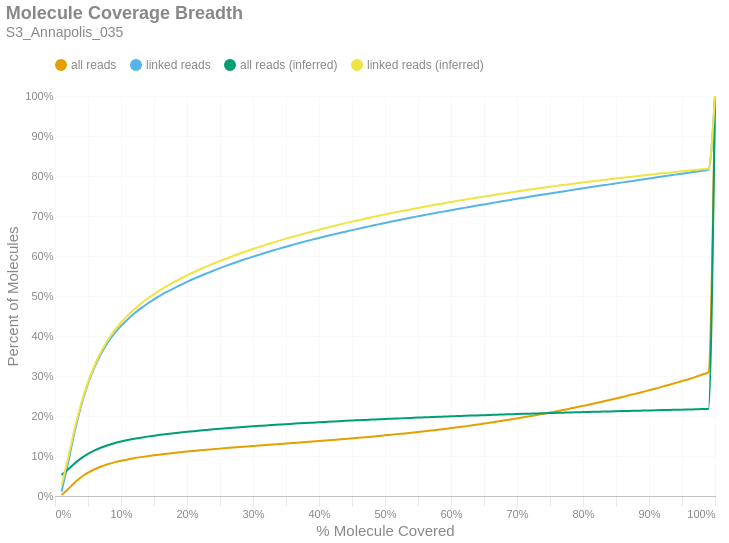

The notebook cell saved with this chart:
### Markdown cell above
### Molecule Read Coverage
This chart shows molecule coverage breadth as computed by the number of bases aligned to that molecule. In other words, "*how much of each unique long molecule is actually sequenced/aligned?*" Keep in mind there is a distinction between sequences and alignments, since some sequences belonging to a particular molecule may not align well and wouldn't appear in the alignment data. This chart also shows molecule coverage breadth as computed by the *inferred fragment* from which the aligned sequences originate. Unlike read coverage, this calculation takes into account the total insert size, including unsequenced gaps between the forward and reverse reads. Like the previous figures, these are cumulative percents.

### Code cell
if SKIPLR:
    print_html(f"Skipped")
else:
    binned_df = consolidated_hist(valids['coverage_bp'], mask, 0.01, True)
    binned_df_inf = consolidated_hist(valids['coverage_inserts'], mask, 0.01, True)
    binned_df = binned_df.with_columns(pl.lit(binned_df_inf['all reads (cumsum)']).alias('all reads (inferred)'))
    binned_df = binned_df.with_columns(pl.lit(binned_df_inf['linked reads (cumsum)']).alias('linked reads (inferred)'))
    binned_df = binned_df.with_columns(
        (pl.col('bin').cast(pl.Float64) + 0.01).alias('right_edge')
    )

    with SafeRender(binned_df):
        (
            density_plot(binned_df, 'Molecule Coverage Breadth', samplename, 'molcov', ['all reads (inferred)','linked reads (inferred)'])
            .encode(
                #x=alt.X('bin:Q', title="% Molecule Covered").axis(format = '%').scale(padding=0),
                x=alt.X('right_edge:Q', title="% Molecule Covered").axis(format='%').scale(padding=0),
                y=alt.Y('value:Q', title='Percent of Molecules')
                    .axis(format='%')
                    .stack(False)
                    .scale(domainMin=0, padding=0),
                color=alt.Color("key:N").scale(domain = ["all reads", "linked reads", "all reads (inferred)", "linked reads (inferred)"]),
                tooltip = [
                    alt.Tooltip("key:N", title = "Data Type"),
                    alt.Tooltip("range_label:N", title="% Molecule Covered"),
                    alt.Tooltip("value:Q", format = ".2%", title="% Molecules")
                ]
            )
        ).display()

### Figure 1 — Vega-Lite specification as saved in the notebook (floating-point values rounded to 4 significant figures)
{"width": "container", "height": 400, "config": {"title": {"anchor": "start", "dy": -15, "fontSize": 18, "color": "#888888", "subtitleColor": "#888888", "subtitleFontSize": 14}, "arc": {"fill": "#0072B2"}, "axis": {"domainColor": "#888888", "domainWidth": 0.5, "gridWidth": 0.2, "grid": false, "titleFontWeight": 400, "titleFontSize": 15, "labelFontSize": 11, "labelColor": "#888888", "tickColor": "#888888", "tickWidth": 0.2, "titleColor": "#888888"}, "axisBand": {"grid": false}, "axisX": {"grid": true, "tickSize": 10, "domainCap": "round"}, "axisY": {"domain": false, "grid": true, "tickSize": 0, "domainCap": "round"}, "background": "transparent", "header": {"labelFontSize": 15, "labelColor": "#888888", "titleFontSize": 15, "titleFontWeight": 600, "titleColor": "#888888"}, "legend": {"labelFont": "sans-serif", "labelFontSize": 12, "labelColor": "#888888", "symbolSize": 100, "symbolType": "circle", "titleFontSize": 12, "titlePadding": 10, "titleColor": "#888888", "title": null, "orient": "top"}, "range": {"category": ["#E69F00", "#56B4E9", "#009E73", "#F0E442", "#0072B2", "#D55E00", "#CC79A7", "#000000"], "diverging": ["#cfe8f3", "#a2d4ec", "#73bfe2", "#46abdb", "#1696d2", "#12719e"]}, "area": {"fill": "#0072B2", "fillOpacity": 0.7, "line": true, "strokeOpacity": 0.7}, "line": {"color": "#0072B2", "stroke": "#0072B2", "strokeWidth": 2}, "trail": {"color": "#0072B2", "stroke": "#0072B2", "strokeWidth": 0, "size": 1}, "point": {"filled": true, "fillOpacity": 1.0, "size": 95}, "text": {"color": "#888888", "fontSize": 11, "align": "right", "fontWeight": 400, "size": 11}, "bar": {"fill": "#0072B2", "stroke": null}, "view": {"stroke": null, "continuousWidth": 660, "continuousHeight": 400}}, "data": {"name": "data-819b222e89867ab93480bd00763e1376"}, "mark": {"type": "line", "interpolate": "monotone", "point": {"opacity": 0, "size": 275}}, "encoding": {"color": {"field": "key", "scale": {"domain": ["all reads", "linked reads", "all reads (inferred)", "linked reads (inferred)"]}, "type": "nominal"}, "tooltip": [{"field": "key", "title": "Data Type", "type": "nominal"}, {"field": "range_label", "title": "% Molecule Covered", "type": "nominal"}, {"field": "value", "format": ".2%", "title": "% Molecules", "type": "quantitative"}], "x": {"axis": {"format": "%"}, "field": "right_edge", "scale": {"padding": 0}, "title": "% Molecule Covered", "type": "quantitative"}, "y": {"axis": {"format": "%"}, "field": "value", "scale": {"domainMin": 0, "padding": 0}, "stack": false, "title": "Percent of Molecules", "type": "quantitative"}}, "params": [{"name": "param_c36ac31b6afebe62", "select": {"type": "point", "fields": ["key"]}, "bind": "legend"}], "title": {"text": "Molecule Coverage Breadth", "subtitle": "S3_Annapolis_035"}, "transform": [{"fold": ["all reads (cumsum)", "linked reads (cumsum)", "all reads (inferred)", "linked reads (inferred)"]}, {"calculate": "replace(datum.key, ' (cumsum)', '')", "as": "key"}, {"filter": {"param": "param_c36ac31b6afebe62"}}], "usermeta": {"embedOptions": {"downloadFileName": "S3_Annapolis_035.molcov"}}, "$schema": "https://vega.github.io/schema/vega-lite/v6.1.0.json", "datasets": {"data-819b222e89867ab93480bd00763e1376": [{"bin": "0.0", "interval": "0.0-0.01", "all reads": 0.002534, "linked reads": 0.01146, "all reads (cumsum)": 0.002534, "linked reads (cumsum)": 0.01146, "range_label": "0.0-0.01", "all reads (inferred)": 0.05232, "linked reads (inferred)": 0.02693, "right_edge": 0.01}, {"bin": "0.01", "interval": "0.01-0.02", "all reads": 0.01507, "linked reads": 0.07264, "all reads (cumsum)": 0.01761, "linked reads (cumsum)": 0.08409, "range_label": "0.01-0.02", "all reads (inferred)": 0.06668, "linked reads (inferred)": 0.09641, "right_edge": 0.02}, {"bin": "0.02", "interval": "0.02-0.03", "all reads": 0.01614, "linked reads": 0.07814, "all reads (cumsum)": 0.03374, "linked reads (cumsum)": 0.1622, "range_label": "0.02-0.03", "all reads (inferred)": 0.08184, "linked reads (inferred)": 0.1701, "right_edge": 0.03}, {"bin": "0.03", "interval": "0.03-0.04", "all reads": 0.01359, "linked reads": 0.06587, "all reads (cumsum)": 0.04733, "linked reads (cumsum)": 0.2281, "range_label": "0.03-0.04", "all reads (inferred)": 0.0948, "linked reads (inferred)": 0.2332, "right_edge": 0.04}, {"bin": "0.04", "interval": "0.04-0.05", "all reads": 0.01086, "linked reads": 0.05266, "all reads (cumsum)": 0.05819, "linked reads (cumsum)": 0.2808, "range_label": "0.04-0.05", "all reads (inferred)": 0.1054, "linked reads (inferred)": 0.2848, "right_edge": 0.05}, {"bin": "0.05", "interval": "0.05-0.06", "all reads": 0.008692, "linked reads": 0.04213, "all reads (cumsum)": 0.06688, "linked reads (cumsum)": 0.3229, "range_label": "0.05-0.06", "all reads (inferred)": 0.1141, "linked reads (inferred)": 0.3268, "right_edge": 0.06}, {"bin": "0.06", "interval": "0.06-0.07", "all reads": 0.006911, "linked reads": 0.0335, "all reads (cumsum)": 0.07379, "linked reads (cumsum)": 0.3564, "range_label": "0.06-0.07", "all reads (inferred)": 0.1211, "linked reads (inferred)": 0.3612, "right_edge": 0.07}, {"bin": "0.07", "interval": "0.07-0.08", "all reads": 0.005697, "linked reads": 0.02755, "all reads (cumsum)": 0.07949, "linked reads (cumsum)": 0.3839, "range_label": "0.07-0.08", "all reads (inferred)": 0.127, "linked reads (inferred)": 0.3894, "right_edge": 0.08}, {"bin": "0.08", "interval": "0.08-0.09", "all reads": 0.004647, "linked reads": 0.02243, "all reads (cumsum)": 0.08414, "linked reads (cumsum)": 0.4064, "range_label": "0.08-0.09", "all reads (inferred)": 0.1319, "linked reads (inferred)": 0.4132, "right_edge": 0.09}, {"bin": "0.09", "interval": "0.09-0.1", "all reads": 0.003941, "linked reads": 0.01898, "all reads (cumsum)": 0.08808, "linked reads (cumsum)": 0.4254, "range_label": "0.09-0.1", "all reads (inferred)": 0.1361, "linked reads (inferred)": 0.4337, "right_edge": 0.1}, {"bin": "0.1", "interval": "0.1-0.11", "all reads": 0.003368, "linked reads": 0.01616, "all reads (cumsum)": 0.09144, "linked reads (cumsum)": 0.4415, "range_label": "0.1-0.11", "all reads (inferred)": 0.1397, "linked reads (inferred)": 0.4514, "right_edge": 0.11}, {"bin": "0.11", "interval": "0.11-0.12", "all reads": 0.003039, "linked reads": 0.0146, "all reads (cumsum)": 0.09448, "linked reads (cumsum)": 0.4561, "range_label": "0.11-0.12", "all reads (inferred)": 0.1429, "linked reads (inferred)": 0.4669, "right_edge": 0.12}, {"bin": "0.12", "interval": "0.12-0.13", "all reads": 0.00269, "linked reads": 0.01292, "all reads (cumsum)": 0.09717, "linked reads (cumsum)": 0.469, "range_label": "0.12-0.13", "all reads (inferred)": 0.1458, "linked reads (inferred)": 0.4808, "right_edge": 0.13}, {"bin": "0.13", "interval": "0.13-0.14", "all reads": 0.002433, "linked reads": 0.01166, "all reads (cumsum)": 0.09961, "linked reads (cumsum)": 0.4807, "range_label": "0.13-0.14", "all reads (inferred)": 0.1484, "linked reads (inferred)": 0.4933, "right_edge": 0.14}, {"bin": "0.14", "interval": "0.14-0.15", "all reads": 0.002278, "linked reads": 0.01087, "all reads (cumsum)": 0.1019, "linked reads (cumsum)": 0.4916, "range_label": "0.14-0.15", "all reads (inferred)": 0.1508, "linked reads (inferred)": 0.5045, "right_edge": 0.15}, {"bin": "0.15", "interval": "0.15-0.16", "all reads": 0.00209, "linked reads": 0.009963, "all reads (cumsum)": 0.104, "linked reads (cumsum)": 0.5015, "range_label": "0.15-0.16", "all reads (inferred)": 0.153, "linked reads (inferred)": 0.5152, "right_edge": 0.16}, {"bin": "0.16", "interval": "0.16-0.17", "all reads": 0.001943, "linked reads": 0.009234, "all reads (cumsum)": 0.1059, "linked reads (cumsum)": 0.5108, "range_label": "0.16-0.17", "all reads (inferred)": 0.155, "linked reads (inferred)": 0.5251, "right_edge": 0.17}, {"bin": "0.17", "interval": "0.17-0.18", "all reads": 0.001806, "linked reads": 0.008556, "all reads (cumsum)": 0.1077, "linked reads (cumsum)": 0.5193, "range_label": "0.17-0.18", "all reads (inferred)": 0.157, "linked reads (inferred)": 0.5344, "right_edge": 0.18}, {"bin": "0.18", "interval": "0.18-0.19", "all reads": 0.001715, "linked reads": 0.008144, "all reads (cumsum)": 0.1094, "linked reads (cumsum)": 0.5275, "range_label": "0.18-0.19", "all reads (inferred)": 0.1588, "linked reads (inferred)": 0.5431, "right_edge": 0.19}, {"bin": "0.19", "interval": "0.19-0.2", "all reads": 0.001693, "linked reads": 0.007993, "all reads (cumsum)": 0.1111, "linked reads (cumsum)": 0.5355, "range_label": "0.19-0.2", "all reads (inferred)": 0.1605, "linked reads (inferred)": 0.5514, "right_edge": 0.2}, {"bin": "0.2", "interval": "0.2-0.21", "all reads": 0.001571, "linked reads": 0.007391, "all reads (cumsum)": 0.1127, "linked reads (cumsum)": 0.5428, "range_label": "0.2-0.21", "all reads (inferred)": 0.1622, "linked reads (inferred)": 0.5594, "right_edge": 0.21}, {"bin": "0.21", "interval": "0.21-0.22", "all reads": 0.001526, "linked reads": 0.007169, "all reads (cumsum)": 0.1142, "linked reads (cumsum)": 0.55, "range_label": "0.21-0.22", "all reads (inferred)": 0.1637, "linked reads (inferred)": 0.5669, "right_edge": 0.22}, {"bin": "0.22", "interval": "0.22-0.23", "all reads": 0.00143, "linked reads": 0.006716, "all reads (cumsum)": 0.1157, "linked reads (cumsum)": 0.5567, "range_label": "0.22-0.23", "all reads (inferred)": 0.1652, "linked reads (inferred)": 0.5739, "right_edge": 0.23}, {"bin": "0.23", "interval": "0.23-0.24", "all reads": 0.001399, "linked reads": 0.006516, "all reads (cumsum)": 0.1171, "linked reads (cumsum)": 0.5632, "range_label": "0.23-0.24", "all reads (inferred)": 0.1666, "linked reads (inferred)": 0.5808, "right_edge": 0.24}, {"bin": "0.24", "interval": "0.24-0.25", "all reads": 0.001383, "linked reads": 0.006396, "all reads (cumsum)": 0.1184, "linked reads (cumsum)": 0.5696, "range_label": "0.24-0.25", "all reads (inferred)": 0.168, "linked reads (inferred)": 0.5874, "right_edge": 0.25}, {"bin": "0.25", "interval": "0.25-0.26", "all reads": 0.001331, "linked reads": 0.006146, "all reads (cumsum)": 0.1198, "linked reads (cumsum)": 0.5758, "range_label": "0.25-0.26", "all reads (inferred)": 0.1693, "linked reads (inferred)": 0.5939, "right_edge": 0.26}, {"bin": "0.26", "interval": "0.26-0.27", "all reads": 0.001301, "linked reads": 0.005974, "all reads (cumsum)": 0.1211, "linked reads (cumsum)": 0.5818, "range_label": "0.26-0.27", "all reads (inferred)": 0.1706, "linked reads (inferred)": 0.6001, "right_edge": 0.27}, {"bin": "0.27", "interval": "0.27-0.28", "all reads": 0.001274, "linked reads": 0.005766, "all reads (cumsum)": 0.1223, "linked reads (cumsum)": 0.5875, "range_label": "0.27-0.28", "all reads (inferred)": 0.1719, "linked reads (inferred)": 0.6061, "right_edge": 0.28}, {"bin": "0.28", "interval": "0.28-0.29", "all reads": 0.00122, "linked reads": 0.00541, "all reads (cumsum)": 0.1236, "linked reads (cumsum)": 0.5929, "range_label": "0.28-0.29", "all reads (inferred)": 0.1731, "linked reads (inferred)": 0.612, "right_edge": 0.29}, {"bin": "0.29", "interval": "0.29-0.3", "all reads": 0.001249, "linked reads": 0.005419, "all reads (cumsum)": 0.1248, "linked reads (cumsum)": 0.5984, "range_label": "0.29-0.3", "all reads (inferred)": 0.1743, "linked reads (inferred)": 0.6177, "right_edge": 0.3}, {"bin": "0.3", "interval": "0.3-0.31", "all reads": 0.00122, "linked reads": 0.005137, "all reads (cumsum)": 0.126, "linked reads (cumsum)": 0.6035, "range_label": "0.3-0.31", "all reads (inferred)": 0.1754, "linked reads (inferred)": 0.623, "right_edge": 0.31}, {"bin": "0.31", "interval": "0.31-0.32", "all reads": 0.001263, "linked reads": 0.005213, "all reads (cumsum)": 0.1273, "linked reads (cumsum)": 0.6087, "range_label": "0.31-0.32", "all reads (inferred)": 0.1765, "linked reads (inferred)": 0.6284, "right_edge": 0.32}, {"bin": "0.32", "interval": "0.32-0.33", "all reads": 0.001232, "linked reads": 0.004943, "all reads (cumsum)": 0.1285, "linked reads (cumsum)": 0.6137, "range_label": "0.32-0.33", "all reads (inferred)": 0.1776, "linked reads (inferred)": 0.6335, "right_edge": 0.33}, {"bin": "0.33", "interval": "0.33-0.34", "all reads": 0.001212, "linked reads": 0.004728, "all reads (cumsum)": 0.1297, "linked reads (cumsum)": 0.6184, "range_label": "0.33-0.34", "all reads (inferred)": 0.1786, "linked reads (inferred)": 0.6385, "right_edge": 0.34}, {"bin": "0.34", "interval": "0.34-0.35", "all reads": 0.001258, "linked reads": 0.004784, "all reads (cumsum)": 0.131, "linked reads (cumsum)": 0.6232, "range_label": "0.34-0.35", "all reads (inferred)": 0.1797, "linked reads (inferred)": 0.6434, "right_edge": 0.35}, {"bin": "0.35", "interval": "0.35-0.36", "all reads": 0.001267, "linked reads": 0.00465, "all reads (cumsum)": 0.1323, "linked reads (cumsum)": 0.6278, "range_label": "0.35-0.36", "all reads (inferred)": 0.1806, "linked reads (inferred)": 0.648, "right_edge": 0.36}, {"bin": "0.36", "interval": "0.36-0.37", "all reads": 0.001273, "linked reads": 0.004588, "all reads (cumsum)": 0.1335, "linked reads (cumsum)": 0.6324, "range_label": "0.36-0.37", "all reads (inferred)": 0.1816, "linked reads (inferred)": 0.6526, "right_edge": 0.37}, {"bin": "0.37", "interval": "0.37-0.38", "all reads": 0.001243, "linked reads": 0.004281, "all reads (cumsum)": 0.1348, "linked reads (cumsum)": 0.6367, "range_label": "0.37-0.38", "all reads (inferred)": 0.1825, "linked reads (inferred)": 0.657, "right_edge": 0.38}, {"bin": "0.38", "interval": "0.38-0.39", "all reads": 0.001277, "linked reads": 0.004281, "all reads (cumsum)": 0.1361, "linked reads (cumsum)": 0.641, "range_label": "0.38-0.39", "all reads (inferred)": 0.1834, "linked reads (inferred)": 0.6613, "right_edge": 0.39}, {"bin": "0.39", "interval": "0.39-0.4", "all reads": 0.001305, "linked reads": 0.004265, "all reads (cumsum)": 0.1374, "linked reads (cumsum)": 0.6452, "range_label": "0.39-0.4", "all reads (inferred)": 0.1844, "linked reads (inferred)": 0.6657, "right_edge": 0.4}, {"bin": "0.4", "interval": "0.4-0.41", "all reads": 0.001279, "linked reads": 0.003927, "all reads (cumsum)": 0.1386, "linked reads (cumsum)": 0.6492, "range_label": "0.4-0.41", "all reads (inferred)": 0.1853, "linked reads (inferred)": 0.6699, "right_edge": 0.41}, {"bin": "0.41", "interval": "0.41-0.42", "all reads": 0.001317, "linked reads": 0.003982, "all reads (cumsum)": 0.14, "linked reads (cumsum)": 0.6531, "range_label": "0.41-0.42", "all reads (inferred)": 0.1861, "linked reads (inferred)": 0.674, "right_edge": 0.42}, {"bin": "0.42", "interval": "0.42-0.43", "all reads": 0.001353, "linked reads": 0.003918, "all reads (cumsum)": 0.1413, "linked reads (cumsum)": 0.6571, "range_label": "0.42-0.43", "all reads (inferred)": 0.187, "linked reads (inferred)": 0.6782, "right_edge": 0.43}, {"bin": "0.43", "interval": "0.43-0.44", "all reads": 0.001378, "linked reads": 0.003772, "all reads (cumsum)": 0.1427, "linked reads (cumsum)": 0.6608, "range_label": "0.43-0.44", "all reads (inferred)": 0.1878, "linked reads (inferred)": 0.6821, "right_edge": 0.44}, {"bin": "0.44", "interval": "0.44-0.45", "all reads": 0.001381, "linked reads": 0.003813, "all reads (cumsum)": 0.1441, "linked reads (cumsum)": 0.6646, "range_label": "0.44-0.45", "all reads (inferred)": 0.1887, "linked reads (inferred)": 0.6859, "right_edge": 0.45}, {"bin": "0.45", "interval": "0.45-0.46", "all reads": 0.001403, "linked reads": 0.003616, "all reads (cumsum)": 0.1455, "linked reads (cumsum)": 0.6683, "range_label": "0.45-0.46", "all reads (inferred)": 0.1894, "linked reads (inferred)": 0.6896, "right_edge": 0.46}, {"bin": "0.46", "interval": "0.46-0.47", "all reads": 0.001443, "linked reads": 0.003603, "all reads (cumsum)": 0.1469, "linked reads (cumsum)": 0.6719, "range_label": "0.46-0.47", "all reads (inferred)": 0.1902, "linked reads (inferred)": 0.6933, "right_edge": 0.47}, {"bin": "0.47", "interval": "0.47-0.48", "all reads": 0.001488, "linked reads": 0.003637, "all reads (cumsum)": 0.1484, "linked reads (cumsum)": 0.6755, "range_label": "0.47-0.48", "all reads (inferred)": 0.191, "linked reads (inferred)": 0.697, "right_edge": 0.48}, {"bin": "0.48", "interval": "0.48-0.49", "all reads": 0.001514, "linked reads": 0.003544, "all reads (cumsum)": 0.1499, "linked reads (cumsum)": 0.679, "range_label": "0.48-0.49", "all reads (inferred)": 0.1918, "linked reads (inferred)": 0.7005, "right_edge": 0.49}, {"bin": "0.49", "interval": "0.49-0.5", "all reads": 0.001672, "linked reads": 0.003631, "all reads (cumsum)": 0.1516, "linked reads (cumsum)": 0.6827, "range_label": "0.49-0.5", "all reads (inferred)": 0.1925, "linked reads (inferred)": 0.7041, "right_edge": 0.5}, {"bin": "0.5", "interval": "0.5-0.51", "all reads": 0.001544, "linked reads": 0.003452, "all reads (cumsum)": 0.1531, "linked reads (cumsum)": 0.6861, "range_label": "0.5-0.51", "all reads (inferred)": 0.1932, "linked reads (inferred)": 0.7074, "right_edge": 0.51}, {"bin": "0.51", "interval": "0.51-0.52", "all reads": 0.001696, "linked reads": 0.00335, "all reads (cumsum)": 0.1548, "linked reads (cumsum)": 0.6895, "range_label": "0.51-0.52", "all reads (inferred)": 0.1939, "linked reads (inferred)": 0.7106, "right_edge": 0.52}, {"bin": "0.52", "interval": "0.52-0.53", "all reads": 0.001632, "linked reads": 0.00325, "all reads (cumsum)": 0.1565, "linked reads (cumsum)": 0.6927, "range_label": "0.52-0.53", "all reads (inferred)": 0.1946, "linked reads (inferred)": 0.7139, "right_edge": 0.53}, {"bin": "0.53", "interval": "0.53-0.54", "all reads": 0.001787, "linked reads": 0.003327, "all reads (cumsum)": 0.1583, "linked reads (cumsum)": 0.6961, "range_label": "0.53-0.54", "all reads (inferred)": 0.1953, "linked reads (inferred)": 0.717, "right_edge": 0.54}, {"bin": "0.54", "interval": "0.54-0.55", "all reads": 0.001761, "linked reads": 0.0031, "all reads (cumsum)": 0.16, "linked reads (cumsum)": 0.6992, "range_label": "0.54-0.55", "all reads (inferred)": 0.196, "linked reads (inferred)": 0.7202, "right_edge": 0.55}, {"bin": "0.55", "interval": "0.55-0.56", "all reads": 0.001862, "linked reads": 0.003206, "all reads (cumsum)": 0.1619, "linked reads (cumsum)": 0.7024, "range_label": "0.55-0.56", "all reads (inferred)": 0.1966, "linked reads (inferred)": 0.7231, "right_edge": 0.56}, {"bin": "0.56", "interval": "0.56-0.57", "all reads": 0.001934, "linked reads": 0.003202, "all reads (cumsum)": 0.1638, "linked reads (cumsum)": 0.7056, "range_label": "0.56-0.57", "all reads (inferred)": 0.1973, "linked reads (inferred)": 0.7262, "right_edge": 0.57}, {"bin": "0.57", "interval": "0.57-0.58", "all reads": 0.00192, "linked reads": 0.003018, "all reads (cumsum)": 0.1657, "linked reads (cumsum)": 0.7086, "range_label": "0.57-0.58", "all reads (inferred)": 0.198, "linked reads (inferred)": 0.7293, "right_edge": 0.58}, {"bin": "0.58", "interval": "0.58-0.59", "all reads": 0.001988, "linked reads": 0.003024, "all reads (cumsum)": 0.1677, "linked reads (cumsum)": 0.7116, "range_label": "0.58-0.59", "all reads (inferred)": 0.1986, "linked reads (inferred)": 0.7321, "right_edge": 0.59}, {"bin": "0.59", "interval": "0.59-0.6", "all reads": 0.002103, "linked reads": 0.002993, "all reads (cumsum)": 0.1698, "linked reads (cumsum)": 0.7146, "range_label": "0.59-0.6", "all reads (inferred)": 0.1992, "linked reads (inferred)": 0.7351, "right_edge": 0.6}, {"bin": "0.6", "interval": "0.6-0.61", "all reads": 0.002048, "linked reads": 0.0029, "all reads (cumsum)": 0.1719, "linked reads (cumsum)": 0.7175, "range_label": "0.6-0.61", "all reads (inferred)": 0.1998, "linked reads (inferred)": 0.7379, "right_edge": 0.61}, {"bin": "0.61", "interval": "0.61-0.62", "all reads": 0.002183, "linked reads": 0.002846, "all reads (cumsum)": 0.1741, "linked reads (cumsum)": 0.7203, "range_label": "0.61-0.62", "all reads (inferred)": 0.2004, "linked reads (inferred)": 0.7407, "right_edge": 0.62}, {"bin": "0.62", "interval": "0.62-0.63", "all reads": 0.002247, "linked reads": 0.002825, "all reads (cumsum)": 0.1763, "linked reads (cumsum)": 0.7232, "range_label": "0.62-0.63", "all reads (inferred)": 0.201, "linked reads (inferred)": 0.7434, "right_edge": 0.63}, {"bin": "0.63", "interval": "0.63-0.64", "all reads": 0.002302, "linked reads": 0.002947, "all reads (cumsum)": 0.1786, "linked reads (cumsum)": 0.7261, "range_label": "0.63-0.64", "all reads (inferred)": 0.2015, "linked reads (inferred)": 0.746, "right_edge": 0.64}, {"bin": "0.64", "interval": "0.64-0.65", "all reads": 0.002364, "linked reads": 0.002866, "all reads (cumsum)": 0.181, "linked reads (cumsum)": 0.729, "range_label": "0.64-0.65", "all reads (inferred)": 0.2021, "linked reads (inferred)": 0.7488, "right_edge": 0.65}, {"bin": "0.65", "interval": "0.65-0.66", "all reads": 0.002552, "linked reads": 0.002871, "all reads (cumsum)": 0.1835, "linked reads (cumsum)": 0.7318, "range_label": "0.65-0.66", "all reads (inferred)": 0.2027, "linked reads (inferred)": 0.7514, "right_edge": 0.66}, {"bin": "0.66", "interval": "0.66-0.67", "all reads": 0.002504, "linked reads": 0.00286, "all reads (cumsum)": 0.186, "linked reads (cumsum)": 0.7347, "range_label": "0.66-0.67", "all reads (inferred)": 0.2032, "linked reads (inferred)": 0.7539, "right_edge": 0.67}, {"bin": "0.67", "interval": "0.67-0.68", "all reads": 0.002612, "linked reads": 0.002824, "all reads (cumsum)": 0.1886, "linked reads (cumsum)": 0.7375, "range_label": "0.67-0.68", "all reads (inferred)": 0.2038, "linked reads (inferred)": 0.7565, "right_edge": 0.68}, {"bin": "0.68", "interval": "0.68-0.69", "all reads": 0.002644, "linked reads": 0.002732, "all reads (cumsum)": 0.1913, "linked reads (cumsum)": 0.7403, "range_label": "0.68-0.69", "all reads (inferred)": 0.2043, "linked reads (inferred)": 0.7589, "right_edge": 0.69}, {"bin": "0.69", "interval": "0.69-0.7", "all reads": 0.002762, "linked reads": 0.00279, "all reads (cumsum)": 0.194, "linked reads (cumsum)": 0.7431, "range_label": "0.69-0.7", "all reads (inferred)": 0.2049, "linked reads (inferred)": 0.7614, "right_edge": 0.7}, {"bin": "0.7", "interval": "0.7-0.71", "all reads": 0.00273, "linked reads": 0.002728, "all reads (cumsum)": 0.1968, "linked reads (cumsum)": 0.7458, "range_label": "0.7-0.71", "all reads (inferred)": 0.2054, "linked reads (inferred)": 0.7639, "right_edge": 0.71}, {"bin": "0.71", "interval": "0.71-0.72", "all reads": 0.002868, "linked reads": 0.002702, "all reads (cumsum)": 0.1996, "linked reads (cumsum)": 0.7485, "range_label": "0.71-0.72", "all reads (inferred)": 0.2059, "linked reads (inferred)": 0.7663, "right_edge": 0.72}, {"bin": "0.72", "interval": "0.72-0.73", "all reads": 0.002929, "linked reads": 0.002568, "all reads (cumsum)": 0.2026, "linked reads (cumsum)": 0.7511, "range_label": "0.72-0.73", "all reads (inferred)": 0.2064, "linked reads (inferred)": 0.7686, "right_edge": 0.73}, {"bin": "0.73", "interval": "0.73-0.74", "all reads": 0.002993, "linked reads": 0.002652, "all reads (cumsum)": 0.2056, "linked reads (cumsum)": 0.7537, "range_label": "0.73-0.74", "all reads (inferred)": 0.2069, "linked reads (inferred)": 0.7708, "right_edge": 0.74}, {"bin": "0.74", "interval": "0.74-0.75", "all reads": 0.003202, "linked reads": 0.002582, "all reads (cumsum)": 0.2088, "linked reads (cumsum)": 0.7563, "range_label": "0.74-0.75", "all reads (inferred)": 0.2074, "linked reads (inferred)": 0.7731, "right_edge": 0.75}, {"bin": "0.75", "interval": "0.75-0.76", "all reads": 0.003066, "linked reads": 0.00244, "all reads (cumsum)": 0.2118, "linked reads (cumsum)": 0.7587, "range_label": "0.75-0.76", "all reads (inferred)": 0.2079, "linked reads (inferred)": 0.7753, "right_edge": 0.76}, {"bin": "0.76", "interval": "0.76-0.77", "all reads": 0.003227, "linked reads": 0.002659, "all reads (cumsum)": 0.2151, "linked reads (cumsum)": 0.7614, "range_label": "0.76-0.77", "all reads (inferred)": 0.2083, "linked reads (inferred)": 0.7775, "right_edge": 0.77}, {"bin": "0.77", "interval": "0.77-0.78", "all reads": 0.003311, "linked reads": 0.002677, "all reads (cumsum)": 0.2184, "linked reads (cumsum)": 0.7641, "range_label": "0.77-0.78", "all reads (inferred)": 0.2088, "linked reads (inferred)": 0.7796, "right_edge": 0.78}, {"bin": "0.78", "interval": "0.78-0.79", "all reads": 0.003392, "linked reads": 0.002604, "all reads (cumsum)": 0.2218, "linked reads (cumsum)": 0.7667, "range_label": "0.78-0.79", "all reads (inferred)": 0.2093, "linked reads (inferred)": 0.7817, "right_edge": 0.79}, {"bin": "0.79", "interval": "0.79-0.8", "all reads": 0.003599, "linked reads": 0.002547, "all reads (cumsum)": 0.2254, "linked reads (cumsum)": 0.7692, "range_label": "0.79-0.8", "all reads (inferred)": 0.2097, "linked reads (inferred)": 0.7839, "right_edge": 0.8}, {"bin": "0.8", "interval": "0.8-0.81", "all reads": 0.00341, "linked reads": 0.002419, "all reads (cumsum)": 0.2288, "linked reads (cumsum)": 0.7716, "range_label": "0.8-0.81", "all reads (inferred)": 0.2102, "linked reads (inferred)": 0.7859, "right_edge": 0.81}, {"bin": "0.81", "interval": "0.81-0.82", "all reads": 0.003578, "linked reads": 0.002532, "all reads (cumsum)": 0.2323, "linked reads (cumsum)": 0.7742, "range_label": "0.81-0.82", "all reads (inferred)": 0.2106, "linked reads (inferred)": 0.788, "right_edge": 0.82}, {"bin": "0.82", "interval": "0.82-0.83", "all reads": 0.00373, "linked reads": 0.002487, "all reads (cumsum)": 0.2361, "linked reads (cumsum)": 0.7767, "range_label": "0.82-0.83", "all reads (inferred)": 0.211, "linked reads (inferred)": 0.7899, "right_edge": 0.83}, {"bin": "0.83", "interval": "0.83-0.84", "all reads": 0.003758, "linked reads": 0.002416, "all reads (cumsum)": 0.2398, "linked reads (cumsum)": 0.7791, "range_label": "0.83-0.84", "all reads (inferred)": 0.2115, "linked reads (inferred)": 0.7918, "right_edge": 0.84}, {"bin": "0.84", "interval": "0.84-0.85", "all reads": 0.003849, "linked reads": 0.002496, "all reads (cumsum)": 0.2437, "linked reads (cumsum)": 0.7816, "range_label": "0.84-0.85", "all reads (inferred)": 0.2119, "linked reads (inferred)": 0.7938, "right_edge": 0.85}, {"bin": "0.85", "interval": "0.85-0.86", "all reads": 0.003947, "linked reads": 0.002506, "all reads (cumsum)": 0.2476, "linked reads (cumsum)": 0.7841, "range_label": "0.85-0.86", "all reads (inferred)": 0.2123, "linked reads (inferred)": 0.7957, "right_edge": 0.86}, {"bin": "0.86", "interval": "0.86-0.87", "all reads": 0.00401, "linked reads": 0.00246, "all reads (cumsum)": 0.2516, "linked reads (cumsum)": 0.7865, "range_label": "0.86-0.87", "all reads (inferred)": 0.2127, "linked reads (inferred)": 0.7976, "right_edge": 0.87}, {"bin": "0.87", "interval": "0.87-0.88", "all reads": 0.004147, "linked reads": 0.002412, "all reads (cumsum)": 0.2558, "linked reads (cumsum)": 0.7889, "range_label": "0.87-0.88", "all reads (inferred)": 0.2131, "linked reads (inferred)": 0.7993, "right_edge": 0.88}, {"bin": "0.88", "interval": "0.88-0.89", "all reads": 0.004166, "linked reads": 0.002399, "all reads (cumsum)": 0.26, "linked reads (cumsum)": 0.7913, "range_label": "0.88-0.89", "all reads (inferred)": 0.2135, "linked reads (inferred)": 0.8012, "right_edge": 0.89}, {"bin": "0.89", "interval": "0.89-0.9", "all reads": 0.004389, "linked reads": 0.002428, "all reads (cumsum)": 0.2643, "linked reads (cumsum)": 0.7938, "range_label": "0.89-0.9", "all reads (inferred)": 0.2139, "linked reads (inferred)": 0.8031, "right_edge": 0.9}, {"bin": "0.9", "interval": "0.9-0.91", "all reads": 0.004225, "linked reads": 0.002429, "all reads (cumsum)": 0.2686, "linked reads (cumsum)": 0.7962, "range_label": "0.9-0.91", "all reads (inferred)": 0.2143, "linked reads (inferred)": 0.8049, "right_edge": 0.91}, {"bin": "0.91", "interval": "0.91-0.92", "all reads": 0.004858, "linked reads": 0.002527, "all reads (cumsum)": 0.2734, "linked reads (cumsum)": 0.7987, "range_label": "0.91-0.92", "all reads (inferred)": 0.2147, "linked reads (inferred)": 0.8067, "right_edge": 0.92}, {"bin": "0.92", "interval": "0.92-0.93", "all reads": 0.004247, "linked reads": 0.00234, "all reads (cumsum)": 0.2777, "linked reads (cumsum)": 0.8011, "range_label": "0.92-0.93", "all reads (inferred)": 0.2151, "linked reads (inferred)": 0.8084, "right_edge": 0.93}, {"bin": "0.93", "interval": "0.93-0.94", "all reads": 0.004763, "linked reads": 0.002384, "all reads (cumsum)": 0.2824, "linked reads (cumsum)": 0.8034, "range_label": "0.93-0.94", "all reads (inferred)": 0.2155, "linked reads (inferred)": 0.8101, "right_edge": 0.94}, {"bin": "0.94", "interval": "0.94-0.95", "all reads": 0.005126, "linked reads": 0.002346, "all reads (cumsum)": 0.2876, "linked reads (cumsum)": 0.8058, "range_label": "0.94-0.95", "all reads (inferred)": 0.2159, "linked reads (inferred)": 0.8118, "right_edge": 0.95}, {"bin": "0.95", "interval": "0.95-0.96", "all reads": 0.004476, "linked reads": 0.002488, "all reads (cumsum)": 0.292, "linked reads (cumsum)": 0.8083, "range_label": "0.95-0.96", "all reads (inferred)": 0.2163, "linked reads (inferred)": 0.8135, "right_edge": 0.96}, {"bin": "0.96", "interval": "0.96-0.97", "all reads": 0.005228, "linked reads": 0.002328, "all reads (cumsum)": 0.2973, "linked reads (cumsum)": 0.8106, "range_label": "0.96-0.97", "all reads (inferred)": 0.2168, "linked reads (inferred)": 0.8153, "right_edge": 0.97}, {"bin": "0.97", "interval": "0.97-0.98", "all reads": 0.006009, "linked reads": 0.002332, "all reads (cumsum)": 0.3033, "linked reads (cumsum)": 0.8129, "range_label": "0.97-0.98", "all reads (inferred)": 0.2172, "linked reads (inferred)": 0.817, "right_edge": 0.98}, {"bin": "0.98", "interval": "0.98-0.99", "all reads": 0.005615, "linked reads": 0.002437, "all reads (cumsum)": 0.3089, "linked reads (cumsum)": 0.8154, "range_label": "0.98-0.99", "all reads (inferred)": 0.2176, "linked reads (inferred)": 0.8179, "right_edge": 0.99}, {"bin": "0.99", "interval": "0.99-1.0", "all reads": 0.6911, "linked reads": 0.1846, "all reads (cumsum)": 1.0, "linked reads (cumsum)": 1.0, "range_label": "0.99-1.0", "all reads (inferred)": 1.0, "linked reads (inferred)": 1.0, "right_edge": 1.0}]}}
